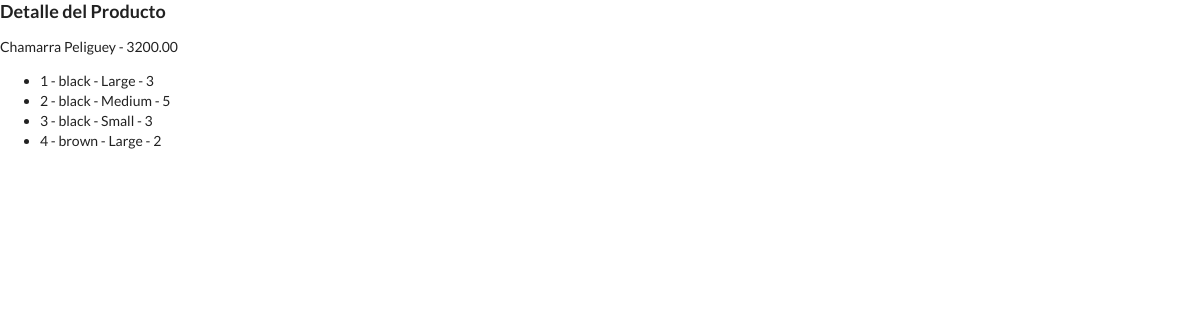
Page /detalle-producto/12 on the committed database.
### inventario/models.py (models this page shows, shortened)
class RegistroFecha(models.Model):
    class Meta: #pylint: disable=too-few-public-methods
        abstract = True
    fecha_registro = models.DateTimeField(blank=True, auto_now_add=True)
    fecha_actulizado = models.DateTimeField(blank=True, auto_now=True)

class Productos(RegistroFecha):
    class Meta:
        verbose_name = "Producto"
        verbose_name_plural = "Productos"
    GENERO = (
        ('H', 'Hombre'),
        ('M', 'Mujer'),
        ('N', 'Niño'),
        ('U', 'Unisex')
    )
    id = models.AutoField(primary_key=True)
    no_control = models.CharField(max_length=100)
    categoria = models.ForeignKey(CategoriasProductos, on_delete=models.CASCADE)
    nombre = models.CharField(max_length=100)
    descripcion = models.CharField(blank=True, null=True, max_length=500)
    estilo = models.CharField(blank=True, null=True, max_length=140)
    costo = models.DecimalField(max_digits=7, decimal_places=2)
    precio = models.DecimalField(max_digits=7, decimal_places=2)
    almacen = models.CharField(blank=True, null=True, max_length=100, default="Centro")
    foto = models.ImageField(upload_to="static/img/productos/")
    publico = models.CharField(blank=True, max_length=100, choices=GENERO)

### productos/models.py (models this page shows, shortened)
class BaseProductos(models.Model):
    class Meta:
        abstract = True
    COLORES = (
        ('black', 'Negro'),
        ('brown', 'Cafe'),
        ('yellow', 'Miel'),
        ('blue', 'Azul'),
        ('grey', 'Gris'),
        ('Red', 'Rojo'),
    )
    color = models.CharField(blank=True, max_length=100, choices=COLORES)
    size = models.CharField(blank=True, max_length=100)
    cantidad = models.IntegerField(blank=True, null=True)

class DetalleProducto(BaseProductos):
    id = models.AutoField(primary_key=True)
    producto = models.ForeignKey(Productos, on_delete=models.CASCADE)

### inventario/views.py (the view)
# urls.py: path('detalle-producto/<pk>', ProductoDetalle.as_view(), name='detalle-producto'),
class ProductoDetalle(DetailView):
    model = Productos
    template_name = "productos/detalle_producto.html"
    queryset = Productos.objects.all()
    context_object_name = "producto"

### templates/productos/detalle_producto.html
{% extends 'base.html' %}
{% block title %}
    <h3>Detalle del Producto</h3>
{% endblock %}
{% block content %}
    {{ producto.nombre }} - {{ producto.precio }}
    <ul>
        {% for detalle in  producto.detalleproducto_set.all  %}
        <li>{{ detalle.id }} - {{  detalle.color }} - {{ detalle.size }} - {{ detalle.cantidad }}</li>
        {% endfor %}
    </ul>
{% endblock %}

### rows in the picture
Productos: nombre "Chamarra Peliguey", precio "3200.00"
DetalleProducto: id "1", color "black", size "Large", cantidad "3"
DetalleProducto: id "2", color "black", size "Medium", cantidad "5"
DetalleProducto: id "3", color "black", size "Small", cantidad "3"
DetalleProducto: id "4", color "brown", size "Large", cantidad "2"
